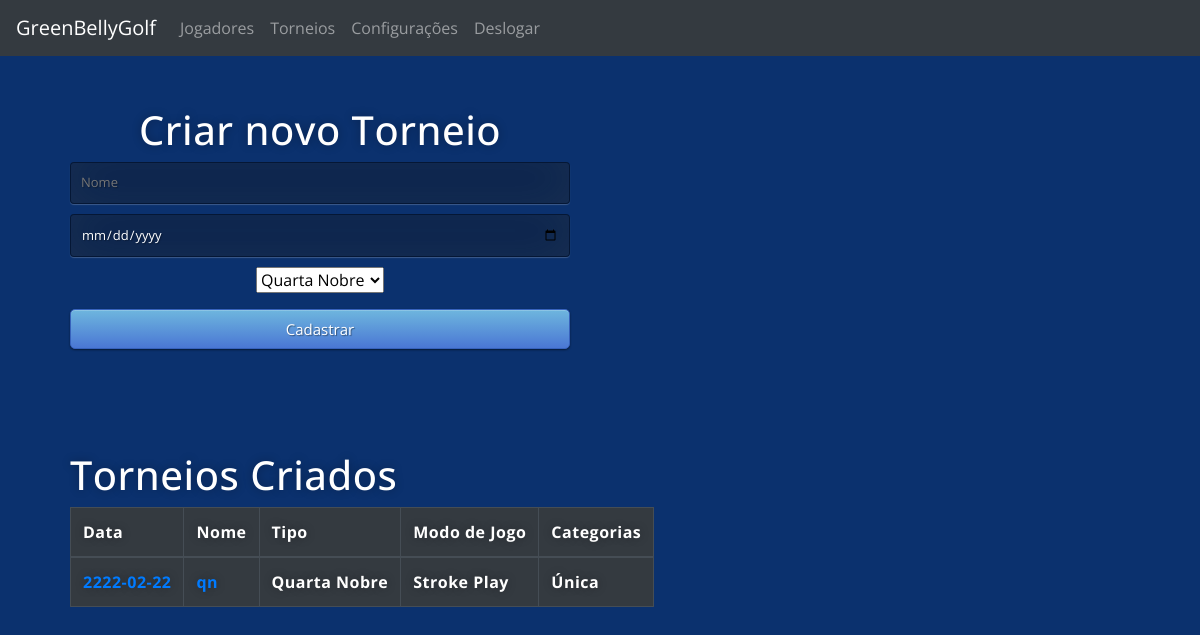
Page /criartorneio (signed in) on the committed database.
### main.py (models this page shows)
class Torneios(db.Model):
    id = db.Column(db.Integer, primary_key=True)
    name = db.Column(db.String(100))
    date = db.Column(db.String(100))
    type = db.Column(db.String(100))
    cat = db.Column(db.String(100))

### main.py (the view, shortened to what this page needs)
@app.route('/criartorneio', methods=["GET", "POST"])
@login_required
def criartorneio():
    rows = Torneios.query.all()
    return render_template('novo_torneio.html',
                           title='Tourneio',
                           rows=rows, name=current_user.name, logged_in=True)

### main.py (called while the page is built)
@login_manager.user_loader
def load_user(user_id):
    return User.query.get(int(user_id))

### templates/novo_torneio.html (shortened to what this page needs)
{% extends "base.html" %}
{% block content %}
<div class="box_left ">
    <h1>Criar novo Torneio</h1>
    <form action="{{ url_for('criartorneio') }}" method="post">
        <input type="text" name="name" placeholder="Nome" required="required" />
        <input type="date" name="date" placeholder="Data" required="required" />
        <select name="type" class="form-select form-select-lg mb-3" aria-label="Default select example">
            <option value="Quarta Nobre">Quarta Nobre</option>
        </select>
        <button type="submit" class="btn btn-primary btn-block btn-large">Cadastrar</button>
    </form>
</div>
<div class="jog_cad">
    <h1 style="padding-top:50px">Torneios Criados</h1>
    <table class="table table-dark table-bordered ">
        <thead class="thead-dark">
            <tr>
                <th scope="col">Data</th>
                <th scope="col">Nome</th>
                <th scope="col">Tipo</th>
                <th scope="col">Modo de Jogo</th>
                <th scope="col">Categorias</th>
            </tr>
        </thead>
        <tbody>
            {% for row in rows %}
            <tr>
                <th scope="row"><a href="/torneio/{{row.name}}/{{row.date}}">{{row.date}}</a></th>
                <th scope="row"><a href="/torneio/{{row.name}}/{{row.date}}">{{row.name}}</a></th>
                <th scope="row">{{row.type}}</th>
                <th scope="row">Stroke Play</th>
                <th scope="row">Única</th>
            </tr>
            {% endfor %}
        </tbody>
    </table>
</div>
{% endblock %}

### static/css/styles.css (style rules this page uses)
.btn { display: inline-block; *display: inline; *zoom: 1; padding: 10px 10px 10px; margin-bottom: 0; font-size: 13px; line-height: 18px; color: #333333; text-align: center; text-shadow: 0 1px 1px rgba(255, 255, 255, 0.75); vertical-align: middle; background-color: #f5f5f5; background-image: -moz-linear-gradient(top, #ffffff, #e6e6e6); background-image: -ms-linear-gradient(top, #ffffff, #e6e6e6); background-image: -webkit-gradient(linear, 0 0, 0 100%, from(#ffffff), to(#e6e6e6)); background-image: -webkit-linear-gradient(top, #ffffff, #e6e6e6); background-image: -o-linear-gradient(top, #ffffff, #e6e6e6); background-image: linear-gradient(top, #ffffff, #e6e6e6); background-repeat: repeat-x; filter: progid:dximagetransform.microsoft.gradient(startColorstr=#ffffff, endColorstr=#e6e6e6, GradientType=0); border-color: #e6e6e6 #e6e6e6 #e6e6e6; border-color: rgba(0, 0, 0, 0.1) rgba(0, 0, 0, 0.1) rgba(0, 0, 0, 0.25); border: 1px solid #e6e6e6; -webkit-border-radius: 4px; -moz-border-radius: 4px; border-radius: 4px; -webkit-box-shadow: inset 0 1px 0 rgba(255, 255, 255, 0.2), 0 1px 2px rgba(0, 0, 0, 0.05); -moz-box-shadow: inset 0 1px 0 rgba(255, 255, 255, 0.2), 0 1px 2px rgba(0, 0, 0, 0.05); box-shadow: inset 0 1px 0 rgba(255, 255, 255, 0.2), 0 1px 2px rgba(0, 0, 0, 0.05); cursor: pointer; *margin-left: .3em; }
.btn-large { padding: 9px 14px; font-size: 15px; line-height: normal; -webkit-border-radius: 5px; -moz-border-radius: 5px; border-radius: 5px; }
.btn-primary, .btn-primary:hover { text-shadow: 0 -1px 0 rgba(0, 0, 0, 0.25); color: #ffffff; }
.btn-primary { background-color: #4a77d4; background-image: -moz-linear-gradient(top, #6eb6de, #4a77d4); background-image: -ms-linear-gradient(top, #6eb6de, #4a77d4); background-image: -webkit-gradient(linear, 0 0, 0 100%, from(#6eb6de), to(#4a77d4)); background-image: -webkit-linear-gradient(top, #6eb6de, #4a77d4); background-image: -o-linear-gradient(top, #6eb6de, #4a77d4); background-image: linear-gradient(top, #6eb6de, #4a77d4); background-repeat: repeat-x; filter: progid:dximagetransform.microsoft.gradient(startColorstr=#6eb6de, endColorstr=#4a77d4, GradientType=0); border: 1px solid #3762bc; text-shadow: 1px 1px 1px rgba(0, 0, 0, 0.4); box-shadow: inset 0 1px 0 rgba(255, 255, 255, 0.2), 0 1px 2px rgba(0, 0, 0, 0.5); }
.btn-block { width: 100%; display: block; margin-bottom: 20px; }
* { -webkit-box-sizing: border-box; -moz-box-sizing: border-box; -ms-box-sizing: border-box; -o-box-sizing: border-box; box-sizing: border-box; }
html { height: 100%; margin: auto; }
body { margin: auto; height: 100%; font-family: 'Open Sans', sans-serif; background: #0b316e; }
a { text-decoration: none; text-align: center; }
input { width: 100%; margin-bottom: 10px; background: rgba(0, 0, 0, 0.3); border: none; outline: none; padding: 10px; font-size: 13px; color: #fff; text-shadow: 1px 1px 1px rgba(0, 0, 0, 0.3); border: 1px solid rgba(0, 0, 0, 0.3); border-radius: 4px; box-shadow: inset 0 -5px 45px rgba(100, 100, 100, 0.2), 0 1px 1px rgba(255, 255, 255, 0.2); -webkit-transition: box-shadow .5s ease; -moz-transition: box-shadow .5s ease; -o-transition: box-shadow .5s ease; -ms-transition: box-shadow .5s ease; transition: box-shadow .5s ease; }
.box_left { position: relative; top: 5%; left: 5%; margin: 10px 0 0 10px; width: 500px; height: 300px; color: #fff; text-shadow: 0 0 10px rgba(0, 0, 0, 0.3); letter-spacing: 0.5px; text-align: center; }
.jog_cad { position: relative; left: 5%; margin: 35px 0 0 10px; width: fit-content; height: 300px; color: #fff; text-shadow: 0 0 10px rgba(0, 0, 0, 0.3); letter-spacing: 0.5px; text-align: left; }

### rows in the picture
Torneios: date "2222-02-22", name "qn", type "Quarta Nobre"
